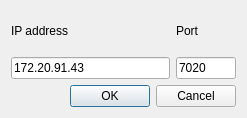
<?xml version="1.0" encoding="UTF-8"?>
<ui version="4.0">
 <class>Dialog</class>
 <widget class="QDialog" name="Dialog">
  <property name="geometry">
   <rect>
    <x>0</x>
    <y>0</y>
    <width>247</width>
    <height>118</height>
   </rect>
  </property>
  <property name="windowTitle">
   <string>MercuryiTC Address</string>
  </property>
  <layout class="QVBoxLayout" name="verticalLayout">
   <item>
    <layout class="QGridLayout" name="gridLayout">
     <item row="0" column="1">
      <widget class="QLabel" name="label_2">
       <property name="text">
        <string>Port</string>
       </property>
      </widget>
     </item>
     <item row="0" column="0">
      <widget class="QLabel" name="label">
       <property name="text">
        <string>IP address</string>
       </property>
      </widget>
     </item>
     <item row="1" column="1">
      <widget class="QLineEdit" name="lineEditPort">
       <property name="sizePolicy">
        <sizepolicy hsizetype="Fixed" vsizetype="Fixed">
         <horstretch>0</horstretch>
         <verstretch>0</verstretch>
        </sizepolicy>
       </property>
       <property name="maximumSize">
        <size>
         <width>60</width>
         <height>16777215</height>
        </size>
       </property>
       <property name="text">
        <string>7020</string>
       </property>
      </widget>
     </item>
     <item row="1" column="0">
      <widget class="QLineEdit" name="lineEditIP">
       <property name="text">
        <string>172.20.91.43</string>
       </property>
      </widget>
     </item>
     <item row="2" column="0" colspan="2">
      <widget class="QDialogButtonBox" name="buttonBox">
       <property name="orientation">
        <enum>Qt::Horizontal</enum>
       </property>
       <property name="standardButtons">
        <set>QDialogButtonBox::Cancel|QDialogButtonBox::Ok</set>
       </property>
      </widget>
     </item>
    </layout>
   </item>
  </layout>
 </widget>
 <resources/>
 <connections>
  <connection>
   <sender>buttonBox</sender>
   <signal>accepted()</signal>
   <receiver>Dialog</receiver>
   <slot>accept()</slot>
   <hints>
    <hint type="sourcelabel">
     <x>248</x>
     <y>254</y>
    </hint>
    <hint type="destinationlabel">
     <x>157</x>
     <y>274</y>
    </hint>
   </hints>
  </connection>
  <connection>
   <sender>buttonBox</sender>
   <signal>rejected()</signal>
   <receiver>Dialog</receiver>
   <slot>reject()</slot>
   <hints>
    <hint type="sourcelabel">
     <x>316</x>
     <y>260</y>
    </hint>
    <hint type="destinationlabel">
     <x>286</x>
     <y>274</y>
    </hint>
   </hints>
  </connection>
 </connections>
</ui>
